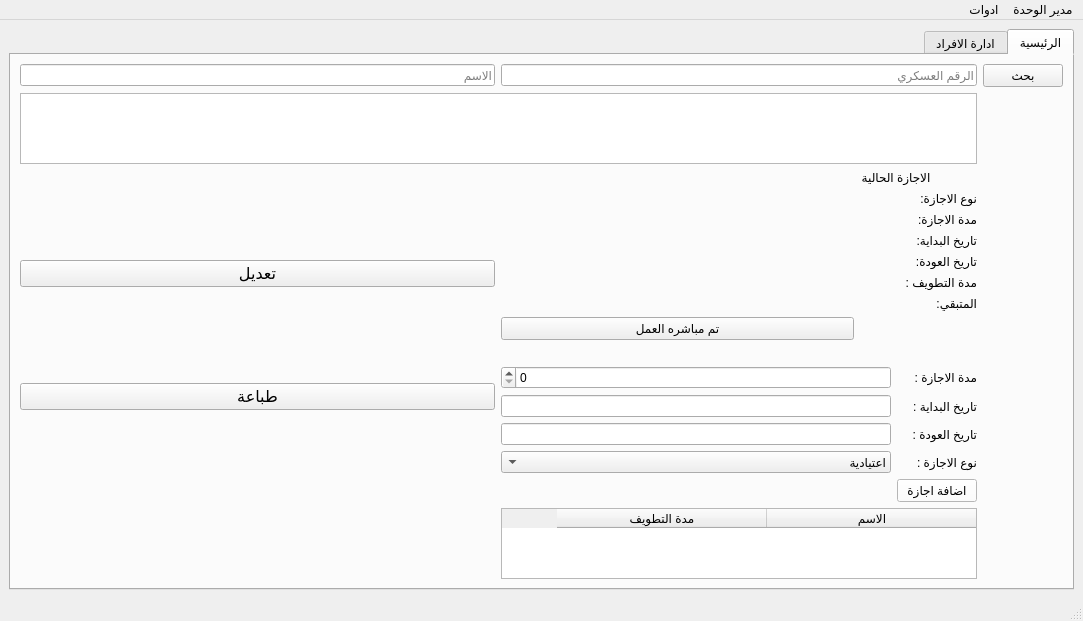
<?xml version="1.0" encoding="UTF-8"?>
<ui version="4.0">
 <class>MainWindow</class>
 <widget class="QMainWindow" name="MainWindow">
  <property name="geometry">
   <rect>
    <x>0</x>
    <y>0</y>
    <width>1083</width>
    <height>609</height>
   </rect>
  </property>
  <property name="windowTitle">
   <string>MainWindow</string>
  </property>
  <widget class="QWidget" name="centralwidget">
   <layout class="QGridLayout" name="gridLayout_5">
    <item row="0" column="0">
     <layout class="QGridLayout" name="gridLayout">
      <item row="0" column="0">
       <widget class="QTabWidget" name="tabWidget">
        <property name="layoutDirection">
         <enum>Qt::RightToLeft</enum>
        </property>
        <property name="currentIndex">
         <number>0</number>
        </property>
        <widget class="QWidget" name="main">
         <attribute name="title">
          <string>الرئيسية</string>
         </attribute>
         <layout class="QGridLayout" name="gridLayout_6">
          <item row="2" column="1">
           <layout class="QFormLayout" name="formLayout_2">
            <item row="0" column="0">
             <widget class="QLabel" name="Currnet_Holiday_label">
              <property name="text">
               <string>              الاجازة الحالية</string>
              </property>
             </widget>
            </item>
            <item row="1" column="0">
             <widget class="QLabel" name="Current_Holiday_Kind">
              <property name="text">
               <string>نوع الاجازة:</string>
              </property>
             </widget>
            </item>
            <item row="2" column="0">
             <widget class="QLabel" name="Current_Holiday_Duration">
              <property name="text">
               <string>مدة الاجازة:</string>
              </property>
             </widget>
            </item>
            <item row="3" column="0">
             <widget class="QLabel" name="Current_Holiday_Start">
              <property name="text">
               <string>تاريخ البداية:</string>
              </property>
             </widget>
            </item>
            <item row="4" column="0">
             <widget class="QLabel" name="Current_Holiday_End">
              <property name="text">
               <string>تاريخ العودة:</string>
              </property>
             </widget>
            </item>
            <item row="5" column="0">
             <widget class="QLabel" name="Absence_Period">
              <property name="text">
               <string>مدة التطويف :</string>
              </property>
             </widget>
            </item>
            <item row="6" column="0">
             <widget class="QLabel" name="Remaining_Days">
              <property name="text">
               <string>المتبقي:</string>
              </property>
             </widget>
            </item>
            <item row="7" column="1">
             <widget class="QPushButton" name="pushButton">
              <property name="text">
               <string>تم مباشره العمل</string>
              </property>
             </widget>
            </item>
           </layout>
          </item>
          <item row="5" column="1" colspan="2">
           <layout class="QGridLayout" name="gridLayout_2"/>
          </item>
          <item row="2" column="2" rowspan="3">
           <layout class="QGridLayout" name="gridLayout_3">
            <item row="0" column="0">
             <widget class="QPushButton" name="edit_1">
              <property name="font">
               <font>
                <pointsize>12</pointsize>
               </font>
              </property>
              <property name="text">
               <string>تعديل</string>
              </property>
              <property name="shortcut">
               <string>F2</string>
              </property>
             </widget>
            </item>
            <item row="1" column="0">
             <widget class="QPushButton" name="print_1">
              <property name="font">
               <font>
                <pointsize>12</pointsize>
               </font>
              </property>
              <property name="text">
               <string>طباعة</string>
              </property>
              <property name="shortcut">
               <string>F1</string>
              </property>
             </widget>
            </item>
           </layout>
          </item>
          <item row="4" column="1">
           <layout class="QFormLayout" name="formLayout">
            <item row="0" column="0">
             <widget class="QLabel" name="Holiday_Duration">
              <property name="text">
               <string>مدة الاجازة :</string>
              </property>
             </widget>
            </item>
            <item row="0" column="1">
             <widget class="QSpinBox" name="Holiday_Duration_input"/>
            </item>
            <item row="1" column="0">
             <widget class="QLabel" name="Holiday_Start">
              <property name="text">
               <string>تاريخ البداية :</string>
              </property>
             </widget>
            </item>
            <item row="1" column="1">
             <widget class="QLineEdit" name="Holiday_Start_input"/>
            </item>
            <item row="2" column="0">
             <widget class="QLabel" name="Holiday_End">
              <property name="text">
               <string>تاريخ العودة :</string>
              </property>
             </widget>
            </item>
            <item row="2" column="1">
             <widget class="QLineEdit" name="Holiday_End_input"/>
            </item>
            <item row="3" column="1">
             <widget class="QComboBox" name="comboBox">
              <item>
               <property name="text">
                <string>اعتيادية</string>
               </property>
              </item>
              <item>
               <property name="text">
                <string>عرضية</string>
               </property>
              </item>
             </widget>
            </item>
            <item row="3" column="0">
             <widget class="QLabel" name="Holiday_Kind">
              <property name="text">
               <string>نوع الاجازة :</string>
              </property>
             </widget>
            </item>
            <item row="4" column="0">
             <widget class="QPushButton" name="Add_Holiday_btn">
              <property name="styleSheet">
               <string notr="true">background-color: rgb(255, 255, 255);</string>
              </property>
              <property name="text">
               <string>اضافة اجازة</string>
              </property>
             </widget>
            </item>
           </layout>
          </item>
          <item row="1" column="1" colspan="2">
           <widget class="QTextBrowser" name="Agent_Data">
            <property name="html">
             <string>&lt;!DOCTYPE HTML PUBLIC &quot;-//W3C//DTD HTML 4.0//EN&quot; &quot;http://www.w3.org/TR/REC-html40/strict.dtd&quot;&gt;
&lt;html&gt;&lt;head&gt;&lt;meta name=&quot;qrichtext&quot; content=&quot;1&quot; /&gt;&lt;style type=&quot;text/css&quot;&gt;
p, li { white-space: pre-wrap; }
&lt;/style&gt;&lt;/head&gt;&lt;body style=&quot; font-family:'MS Shell Dlg 2'; font-size:8.25pt; font-weight:400; font-style:normal;&quot;&gt;
&lt;p style=&quot;-qt-paragraph-type:empty; margin-top:0px; margin-bottom:0px; margin-left:0px; margin-right:0px; -qt-block-indent:0; text-indent:0px; font-size:8pt;&quot;&gt;&lt;br /&gt;&lt;/p&gt;&lt;/body&gt;&lt;/html&gt;</string>
            </property>
           </widget>
          </item>
          <item row="0" column="1">
           <widget class="QLineEdit" name="Military_Code">
            <property name="text">
             <string/>
            </property>
            <property name="placeholderText">
             <string>الرقم العسكري</string>
            </property>
           </widget>
          </item>
          <item row="3" column="1">
           <widget class="QLabel" name="label">
            <property name="text">
             <string/>
            </property>
           </widget>
          </item>
          <item row="0" column="0">
           <widget class="QPushButton" name="Search_Bycode">
            <property name="text">
             <string>بحث</string>
            </property>
            <property name="shortcut">
             <string>Return</string>
            </property>
           </widget>
          </item>
          <item row="8" column="1">
           <widget class="QTableWidget" name="alert_section">
            <attribute name="horizontalHeaderDefaultSectionSize">
             <number>210</number>
            </attribute>
            <column>
             <property name="text">
              <string>الاسم</string>
             </property>
            </column>
            <column>
             <property name="text">
              <string>مدة التطويف</string>
             </property>
            </column>
           </widget>
          </item>
          <item row="0" column="2">
           <widget class="QLineEdit" name="lineEdit">
            <property name="placeholderText">
             <string>الاسم</string>
            </property>
           </widget>
          </item>
         </layout>
        </widget>
        <widget class="QWidget" name="add_agent">
         <attribute name="title">
          <string>ادارة الافراد</string>
         </attribute>
         <layout class="QGridLayout" name="gridLayout_4">
          <item row="3" column="1">
           <widget class="QLabel" name="Civil_Registry">
            <property name="styleSheet">
             <string notr="true"> font-size: 15px;</string>
            </property>
            <property name="text">
             <string>السجل المدني :</string>
            </property>
           </widget>
          </item>
          <item row="4" column="1">
           <widget class="QLabel" name="Mobile_Number">
            <property name="styleSheet">
             <string notr="true"> font-size: 15px;</string>
            </property>
            <property name="text">
             <string>رقم الجوال :</string>
            </property>
           </widget>
          </item>
          <item row="6" column="1">
           <widget class="QLabel" name="Governorate">
            <property name="styleSheet">
             <string notr="true"> font-size: 15px;</string>
            </property>
            <property name="text">
             <string>الملاك :</string>
            </property>
           </widget>
          </item>
          <item row="5" column="1">
           <widget class="QLabel" name="The_Group">
            <property name="styleSheet">
             <string notr="true"> font-size: 15px;</string>
            </property>
            <property name="text">
             <string>المجموعة :</string>
            </property>
           </widget>
          </item>
          <item row="7" column="1">
           <widget class="QLabel" name="Military_Rank">
            <property name="styleSheet">
             <string notr="true"> font-size: 15px;</string>
            </property>
            <property name="text">
             <string>الرتبة :</string>
            </property>
           </widget>
          </item>
          <item row="1" column="1">
           <widget class="QLabel" name="General_Number">
            <property name="styleSheet">
             <string notr="true"> font-size: 15px;</string>
            </property>
            <property name="text">
             <string>الرقم العام : </string>
            </property>
           </widget>
          </item>
          <item row="0" column="1">
           <widget class="QLabel" name="Name">
            <property name="styleSheet">
             <string notr="true"> font-size: 15px;</string>
            </property>
            <property name="text">
             <string>الاسم :</string>
            </property>
           </widget>
          </item>
          <item row="2" column="1">
           <widget class="QLabel" name="Military_Number">
            <property name="styleSheet">
             <string notr="true"> font-size: 15px;</string>
            </property>
            <property name="text">
             <string>الرقم العسكري :</string>
            </property>
           </widget>
          </item>
          <item row="2" column="2" colspan="3">
           <widget class="QLineEdit" name="Military_Number_input">
            <property name="text">
             <string/>
            </property>
           </widget>
          </item>
          <item row="0" column="0" rowspan="10">
           <widget class="QTableWidget" name="agents_section">
            <row>
             <property name="text">
              <string>1</string>
             </property>
            </row>
            <row>
             <property name="text">
              <string>2</string>
             </property>
            </row>
            <row>
             <property name="text">
              <string>4</string>
             </property>
            </row>
            <row>
             <property name="text">
              <string>5</string>
             </property>
            </row>
            <row>
             <property name="text">
              <string>6</string>
             </property>
            </row>
            <row>
             <property name="text">
              <string>7</string>
             </property>
            </row>
            <row>
             <property name="text">
              <string>8</string>
             </property>
            </row>
            <row>
             <property name="text">
              <string>9</string>
             </property>
            </row>
            <row>
             <property name="text">
              <string>10</string>
             </property>
            </row>
            <row>
             <property name="text">
              <string>11</string>
             </property>
            </row>
            <row>
             <property name="text">
              <string>12</string>
             </property>
            </row>
            <row>
             <property name="text">
              <string>13</string>
             </property>
            </row>
            <row>
             <property name="text">
              <string>14</string>
             </property>
            </row>
            <row>
             <property name="text">
              <string>15</string>
             </property>
            </row>
            <row>
             <property name="text">
              <string>16</string>
             </property>
            </row>
            <row>
             <property name="text">
              <string>17</string>
             </property>
            </row>
            <row>
             <property name="text">
              <string>18</string>
             </property>
            </row>
            <row>
             <property name="text">
              <string>19</string>
             </property>
            </row>
            <row>
             <property name="text">
              <string>20</string>
             </property>
            </row>
            <row>
             <property name="text">
              <string>21</string>
             </property>
            </row>
            <row>
             <property name="text">
              <string>22</string>
             </property>
            </row>
            <row>
             <property name="text">
              <string>23</string>
             </property>
            </row>
            <column>
             <property name="text">
              <string>الاسم </string>
             </property>
            </column>
            <column>
             <property name="text">
              <string>الرتية</string>
             </property>
            </column>
            <column>
             <property name="text">
              <string>الرقم الخاص</string>
             </property>
            </column>
            <column>
             <property name="text">
              <string>الرقم العام</string>
             </property>
            </column>
            <column>
             <property name="text">
              <string>السجل</string>
             </property>
            </column>
            <column>
             <property name="text">
              <string>الجوال</string>
             </property>
            </column>
            <column>
             <property name="text">
              <string>المجموعة</string>
             </property>
            </column>
            <column>
             <property name="text">
              <string>الملاك</string>
             </property>
            </column>
           </widget>
          </item>
          <item row="1" column="2" colspan="3">
           <widget class="QLineEdit" name="General_number_input">
            <property name="text">
             <string/>
            </property>
           </widget>
          </item>
          <item row="3" column="2" colspan="3">
           <widget class="QLineEdit" name="Civil_Registry_input">
            <property name="text">
             <string/>
            </property>
           </widget>
          </item>
          <item row="0" column="2" colspan="3">
           <widget class="QLineEdit" name="Name_input">
            <property name="text">
             <string/>
            </property>
           </widget>
          </item>
          <item row="5" column="2" colspan="2">
           <widget class="QLineEdit" name="The_Group_input">
            <property name="text">
             <string/>
            </property>
           </widget>
          </item>
          <item row="6" column="2">
           <widget class="QLineEdit" name="Governorate_input">
            <property name="text">
             <string/>
            </property>
           </widget>
          </item>
          <item row="8" column="2">
           <widget class="QPushButton" name="Add_Agent_btn">
            <property name="styleSheet">
             <string notr="true"> font-size: 15px;</string>
            </property>
            <property name="text">
             <string>اضافة فرد</string>
            </property>
           </widget>
          </item>
          <item row="7" column="2" colspan="3">
           <widget class="QLineEdit" name="Military_Rank_input">
            <property name="text">
             <string/>
            </property>
           </widget>
          </item>
          <item row="9" column="2">
           <widget class="QPushButton" name="edit_2">
            <property name="font">
             <font>
              <pointsize>12</pointsize>
             </font>
            </property>
            <property name="text">
             <string>تعديل</string>
            </property>
            <property name="shortcut">
             <string>F2</string>
            </property>
           </widget>
          </item>
          <item row="4" column="2" colspan="3">
           <widget class="QLineEdit" name="Mobile_Number_input">
            <property name="text">
             <string/>
            </property>
           </widget>
          </item>
         </layout>
        </widget>
       </widget>
      </item>
     </layout>
    </item>
   </layout>
  </widget>
  <widget class="QMenuBar" name="menubar">
   <property name="geometry">
    <rect>
     <x>0</x>
     <y>0</y>
     <width>1083</width>
     <height>21</height>
    </rect>
   </property>
   <property name="layoutDirection">
    <enum>Qt::RightToLeft</enum>
   </property>
   <widget class="QMenu" name="menu">
    <property name="title">
     <string>مدير الوحدة</string>
    </property>
    <addaction name="separator"/>
    <addaction name="Add_User"/>
    <addaction name="separator"/>
    <addaction name="action"/>
   </widget>
   <widget class="QMenu" name="menu_2">
    <property name="title">
     <string>ادوات</string>
    </property>
    <addaction name="action_2"/>
    <addaction name="separator"/>
    <addaction name="action_3"/>
   </widget>
   <addaction name="menu"/>
   <addaction name="menu_2"/>
  </widget>
  <widget class="QStatusBar" name="statusbar"/>
  <action name="Add_User">
   <property name="text">
    <string>اضافه مستخدم</string>
   </property>
  </action>
  <action name="action">
   <property name="text">
    <string>تعديل بيانات مدير الوحدة</string>
   </property>
  </action>
  <action name="action_2">
   <property name="text">
    <string>التقرير السنوى</string>
   </property>
  </action>
  <action name="action_3">
   <property name="text">
    <string>تحديث البيانات</string>
   </property>
  </action>
 </widget>
 <resources/>
 <connections/>
</ui>
